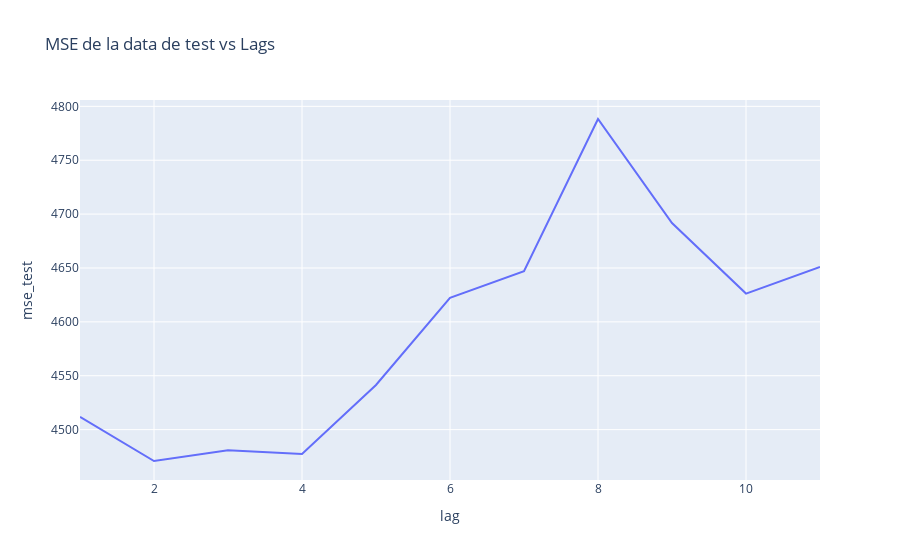

Notebook code for this chart:
### Code cell
df_pruebas = pd.DataFrame(
    {"lag": list(range(1, 12)), "mse_test": mse_test, "mape_test": mape_test}
)

fig_mse = px.line(
    df_pruebas, x="lag", y="mse_test", title="MSE de la data de test vs Lags"
)

fig_mse.show()

### Figure 1 — Plotly figure (JSON) as saved in the notebook; plotly's stock layout.template omitted (floating-point values rounded to 4 significant figures)
{"data": [{"hovertemplate": "lag=%{x}<br>mse_test=%{y}<extra></extra>", "legendgroup": "", "line": {"color": "#636efa", "dash": "solid"}, "marker": {"symbol": "circle"}, "mode": "lines", "name": "", "orientation": "v", "showlegend": false, "type": "scatter", "x": [1, 2, 3, 4, 5, 6, 7, 8, 9, 10, 11], "xaxis": "x", "y": [4512.0, 4471.0, 4481.0, 4477.0, 4541.0, 4622.0, 4647.0, 4788.0, 4692.0, 4626.0, 4651.0], "yaxis": "y"}], "layout": {"legend": {"tracegroupgap": 0}, "title": {"text": "MSE de la data de test vs Lags"}, "xaxis": {"anchor": "y", "domain": [0, 1], "title": {"text": "lag"}}, "yaxis": {"anchor": "x", "domain": [0, 1], "title": {"text": "mse_test"}}}}
